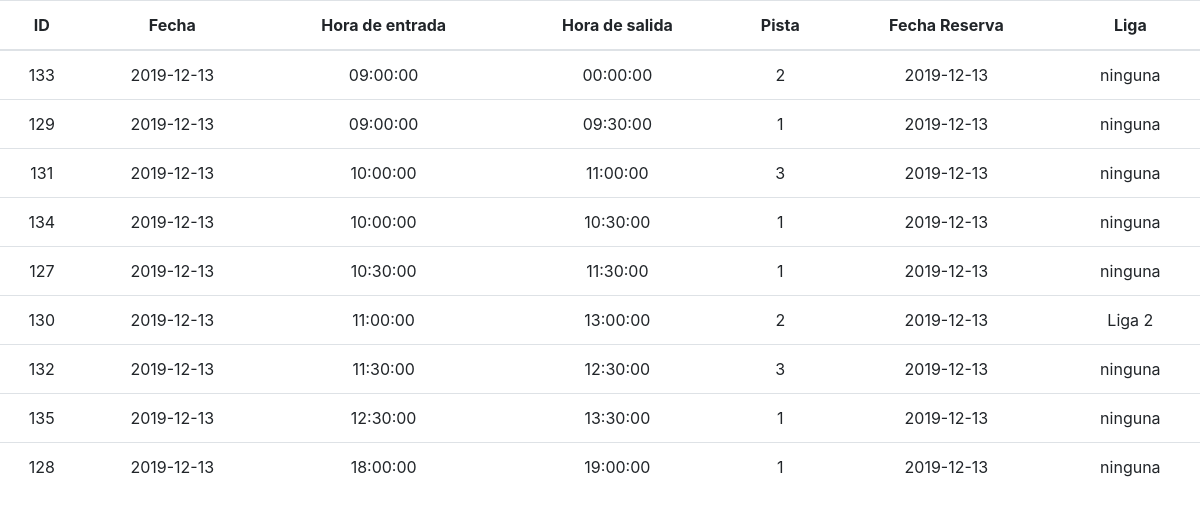
The app's page /tabla-reservas.php (signed in) with its own data.
### tables this page shows
CREATE TABLE `reserva` (
  `id` int(100) NOT NULL,
  `id_user` varchar(30) NOT NULL,
  `fecha` date NOT NULL,
  `hora_inicio` time NOT NULL,
  `hora_fin` time NOT NULL,
  `pista` int(3) NOT NULL,
  `id_empleado` int(100) DEFAULT NULL,
  `tarifa` float NOT NULL DEFAULT '1.65',
  `fecha_registro` timestamp NOT NULL DEFAULT CURRENT_TIMESTAMP,
  `estado` varchar(10) NOT NULL DEFAULT 'libre',
  `liga` int(100) DEFAULT '1'
);

CREATE TABLE `liga` (
  `id` int(11) NOT NULL,
  `nombre` varchar(100) NOT NULL DEFAULT 'Inserte nombre',
  `estado` char(1) NOT NULL DEFAULT 'A',
  `fecha` timestamp NOT NULL DEFAULT CURRENT_TIMESTAMP
);

### funcionesdb.php (called while the page is built, shortened)
<?php
function get_db(){
$dbserver = "localhost";
$dbuser = "asdia";
$password = "asdia";
$dbname = "asdia";
$database = new mysqli($dbserver, $dbuser, $password, $dbname);
return $database;
}
function getReservasbyUser($user, $omitir_pasadas = false){
    $database = get_db();
    $just_new = "";
    $sql = "SELECT res.id, res.pista, res.hora_inicio, res.hora_fin, res.fecha, date(res.fecha_registro) as fecha_registro, lig.nombre  from reserva res, liga lig where res.liga = lig.id and res.id_user = '$user'" . $just_new . " order by res.fecha , res.hora_inicio asc";
    if ($result = $database->query($sql)){
        $array = $result->fetch_all(MYSQLI_ASSOC);
        return $array;
    }else{
        echo $database->error;
    }
}
?>

### tabla-reservas.php (the view, shortened to what this page needs)
<!DOCTYPE html>
<html lang="es">
<head>
    <link rel="stylesheet" href="css/style.css">
    <link rel="stylesheet" href="css/bootstrap.min.css">
</head>
<body>
        <table class="table w-100 text-center ">
            <thead>
                <th>ID</th>
                <th>Fecha</th>
                <th>Hora de entrada</th>
                <th>Hora de salida</th>
                <th>Pista</th>
                <th>Fecha Reserva</th>
                <th>Liga</th>
            </thead>
            <tbody class="reservas-table">
                <?php
                include_once "funcionesdb.php";
                    $reservas = getReservasbyUser($_SESSION["user"]);
                    foreach ($reservas as $clave => $valor) {
                        $pasada = "";
                        $liga = "";
                        if($valor["nombre"] != "ninguna"){
                            $liga = " liga";
                        }
                        echo "<tr class='reservac ". $pasada . $liga . "'>
                            <td> ". $valor["id"] ." </td>
                            <td> ". $valor["fecha"] ." </td>
                            <td> ". $valor["hora_inicio"] ." </td>
                            <td> ". $valor["hora_fin"] ." </td>
                            <td> ". $valor["pista"] ." </td>
                            <td>". $valor["fecha_registro"] ." </td>
                            <td>". $valor["nombre"] ." </td>
                            </tr>";
                    }
                ?>
            </tbody>
        </table>
</body>
</html>

### records on screen
reserva: id "133", fecha "2019-12-13", hora_inicio "09:00:00", hora_fin "00:00:00", pista "2", fecha_registro "2019-12-13", liga.nombre "ninguna"
reserva: id "129", fecha "2019-12-13", hora_inicio "09:00:00", hora_fin "09:30:00", pista "1", fecha_registro "2019-12-13", liga.nombre "ninguna"
reserva: id "131", fecha "2019-12-13", hora_inicio "10:00:00", hora_fin "11:00:00", pista "3", fecha_registro "2019-12-13", liga.nombre "ninguna"
reserva: id "134", fecha "2019-12-13", hora_inicio "10:00:00", hora_fin "10:30:00", pista "1", fecha_registro "2019-12-13", liga.nombre "ninguna"
reserva: id "127", fecha "2019-12-13", hora_inicio "10:30:00", hora_fin "11:30:00", pista "1", fecha_registro "2019-12-13", liga.nombre "ninguna"
reserva: id "130", fecha "2019-12-13", hora_inicio "11:00:00", hora_fin "13:00:00", pista "2", fecha_registro "2019-12-13", liga.nombre "Liga 2"
reserva: id "132", fecha "2019-12-13", hora_inicio "11:30:00", hora_fin "12:30:00", pista "3", fecha_registro "2019-12-13", liga.nombre "ninguna"
reserva: id "135", fecha "2019-12-13", hora_inicio "12:30:00", hora_fin "13:30:00", pista "1", fecha_registro "2019-12-13", liga.nombre "ninguna"
reserva: id "128", fecha "2019-12-13", hora_inicio "18:00:00", hora_fin "19:00:00", pista "1", fecha_registro "2019-12-13", liga.nombre "ninguna"
